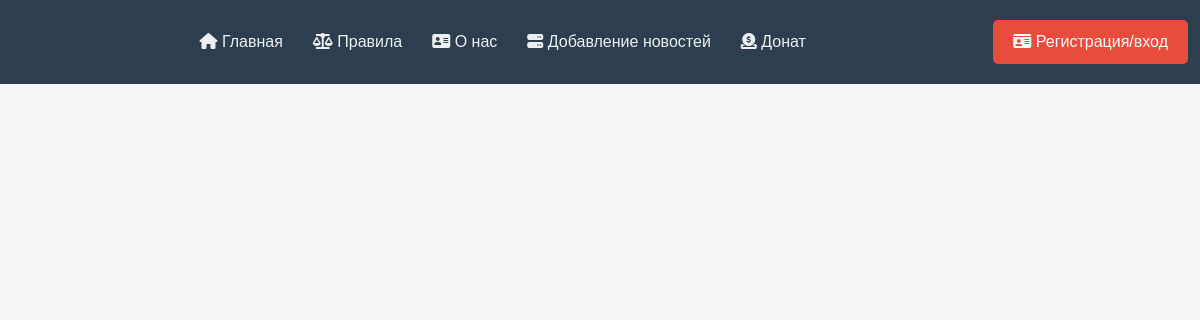
/, run on an earlier commit of the app's database.
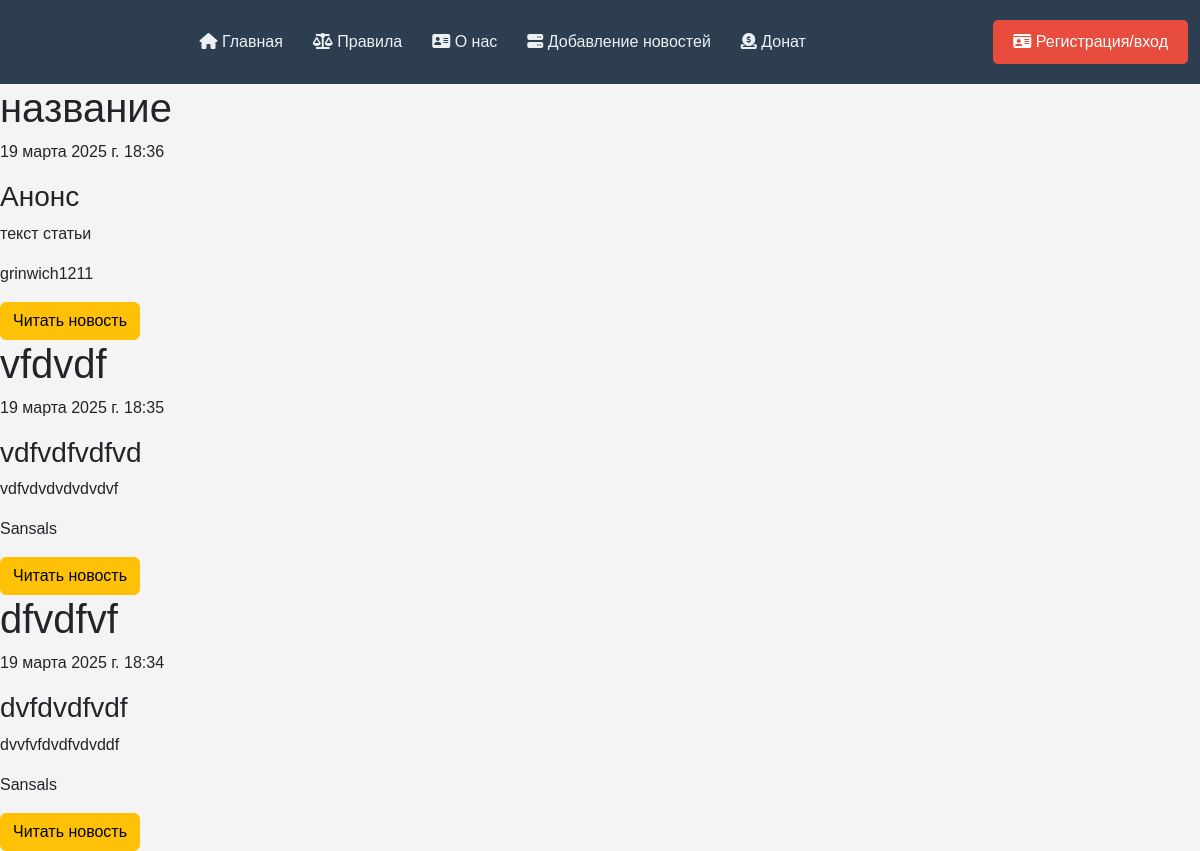
And on a later commit of the database.
### addlist/models.py (models this page shows, shortened)
class Articles(models.Model):
    title = models.CharField('Название', max_length=50)
    anons = models.CharField('Анонс', max_length=250)
    full_text = models.TextField('Статья')
    date = models.DateTimeField(auto_now_add=True)
    username = models.ForeignKey(settings.AUTH_USER_MODEL,
                             on_delete=models.SET_DEFAULT,
                             default=None
                             )
    class Meta:
        verbose_name = 'Новость'
        verbose_name_plural = 'Новости'

### home/views.py (the view)
# urls.py: path('', views.home, name="home"),
def home(request):
    if request.user.is_authenticated:
        username = request.user.username
        status = User_Status.objects.get(username = request.user.id).Isverified
    else:
        username = 'нет пользователя'
        status = ''
    news = Articles.objects.order_by('-date')
    data = {
        'username': username,
        'status': status,
        'news': news
    }
    return render(request,'home/index.html', data)

### home/templates/home/index.html (shortened to what this page needs)
{% extends 'patterns/header.html' %}
{% block addlist %}
  {% for el in news %}
    <div class="allert allert-warning">
      <h1>{{el.title}}</h1>
      <p>{{ el.date }}</p>
      <h3>{{el.anons}}</h3>
      <p>{{ el.full_text }}</p>
      <p>{{ el.username }}</p>
      <a href="{% url 'news-detail' el.id %}" class="btn btn-warning">Читать новость</a>
    </div>
  {% endfor %}
{% endblock %}

What changed in the data, as far as the page shows it:
added Articles: title "название", date "19 марта 2025 г. 18:36", anons "Анонс", full_text "текст статьи", username "grinwich1211"
added Articles: title "vfdvdf", date "19 марта 2025 г. 18:35", anons "vdfvdfvdfvd", full_text "vdfvdvdvdvdvdvf", username "Sansals"
added Articles: title "dfvdfvf", date "19 марта 2025 г. 18:34", anons "dvfdvdfvdf", full_text "dvvfvfdvdfvdvddf", username "Sansals"
